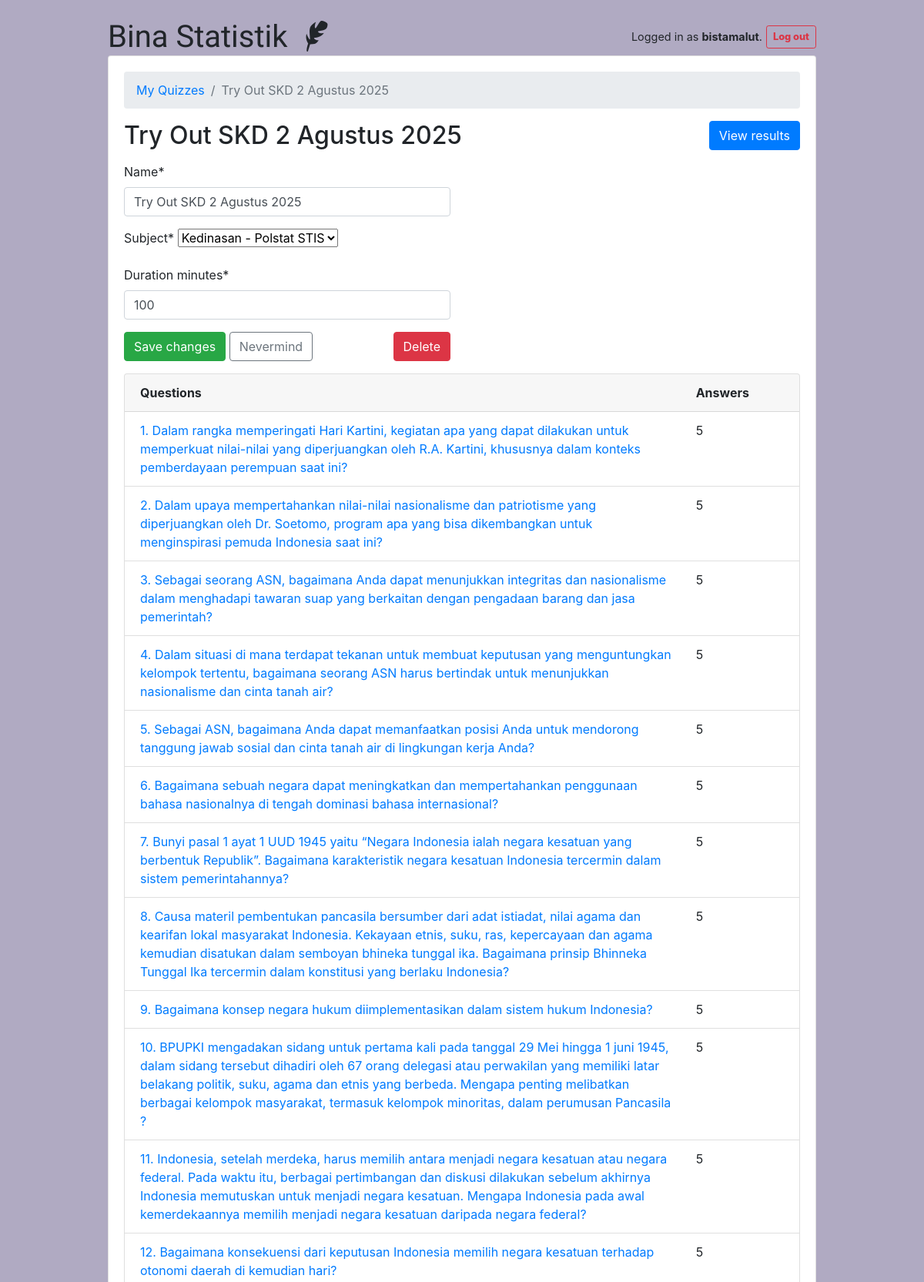
Page /teachers/quiz/11/ (signed in, upper part) on the committed database.
### classroom/models.py (models this page shows, shortened)
class User(AbstractUser):
    is_student = models.BooleanField(default=False)
    is_teacher = models.BooleanField(default=False)

class Quiz(models.Model):
    owner = models.ForeignKey(User, on_delete=models.CASCADE, related_name='quizzes')
    name = models.CharField(max_length=255)
    duration_minutes = models.PositiveIntegerField(default=10)
    subject = models.ForeignKey(Subject, on_delete=models.CASCADE, related_name='quizzes')

class Subject(models.Model):
    name = models.CharField(max_length=30)
    color = models.CharField(max_length=7, default='#007bff')
    def __str__(self):
        return self.name

class Question(models.Model):
    quiz = models.ForeignKey('Quiz', on_delete=models.CASCADE, related_name='questions')
    text = models.TextField('Question')
    image = models.ImageField(upload_to='question_images/', null=True, blank=True)  # ⬅️ Tambahkan ini
    order = models.PositiveIntegerField(default=1)

### classroom/views/teachers.py (the view, shortened to what this page needs)
# urls.py: path('quiz/<int:pk>/', teachers.QuizUpdateView.as_view(), name='quiz_change'),
@method_decorator([login_required, teacher_required], name='dispatch')
class QuizUpdateView(UpdateView):
    model = Quiz
    fields = ('name', 'subject','duration_minutes')
    context_object_name = 'quiz'
    template_name = 'classroom/teachers/quiz_change_form.html'
    def get_context_data(self, **kwargs):
        kwargs['questions'] = self.get_object().questions.annotate(answers_count=Count('answers'))
        return super().get_context_data(**kwargs)
    def get_queryset(self):
        return self.request.user.quizzes.all()

### classroom/templates/classroom/teachers/quiz_change_form.html (shortened to what this page needs)
{% extends 'base.html' %}
{% load crispy_forms_tags %}
{% block content %}
  <nav aria-label="breadcrumb">
    <ol class="breadcrumb">
      <li class="breadcrumb-item"><a href="{% url 'teachers:quiz_change_list' %}">My Quizzes</a></li>
      <li class="breadcrumb-item active" aria-current="page">{{ quiz.name }}</li>
    </ol>
  </nav>
  <h2 class="mb-3">
    {{ quiz.name }}
    <a href="{% url 'teachers:quiz_results' quiz.pk %}" class="btn btn-primary float-right">View results</a>
  </h2>
  <div class="row mb-3">
    <div class="col-md-6 col-sm-8 col-12">
      <form method="post" enctype="multipart/form-data" novalidate>
        {{ form|crispy }}
        <button type="submit" class="btn btn-success">Save changes</button>
        <a href="{% url 'teachers:quiz_change_list' %}" class="btn btn-outline-secondary" role="button">Nevermind</a>
        <a href="{% url 'teachers:quiz_delete' quiz.pk %}" class="btn btn-danger float-right">Delete</a>
      </form>
    </div>
  </div>
  <div class="card">
    <div class="card-header">
      <div class="row">
        <div class="col-10">
          <strong>Questions</strong>
        </div>
        <div class="col-2">
          <strong>Answers</strong>
        </div>
      </div>
    </div>
    <div class="list-group list-group-flush list-group-formset">
      {% for question in questions %}
        <div class="list-group-item">
          <div class="row">
            <div class="col-10">
              <a href="{% url 'teachers:question_change' quiz.pk question.pk %}">{{ question.text }}</a>
            </div>
            <div class="col-2">
              {{ question.answers_count }}
            </div>
          </div>
        </div>
      {% empty %}
        <div class="list-group-item text-center">
          <p class="text-muted font-italic mb-0">You haven't created any questions yet. Go ahead and <a href="{% url 'teachers:question_add' quiz.pk %}">add the first question</a>.</p>
        </div>
      {% endfor %}
    </div>
  </div>
{% endblock %}

### templates/base.html (shortened to what this page needs)
{% load static %}<!doctype html>
<html lang="en">
  <head>
    <link rel="stylesheet" href="https://maxcdn.bootstrapcdn.com/bootstrap/4.0.0/css/bootstrap.min.css">
    <link rel="stylesheet" type="text/css" href="{% static 'vendor/fontello-2f186091/css/fontello.css' %}">
    <link rel="stylesheet" type="text/css" href="{% static 'css/app.css' %}">
    {% if user.is_authenticated and user.is_teacher %}
      <link rel="stylesheet" type="text/css" href="{% static 'css/teachers.css' %}">
    {% else %}
      <link rel="stylesheet" type="text/css" href="{% static 'css/students.css' %}">
    {% endif %}
  </head>
  <body>
    <div class="container my-4">
      <div class="row justify-content-center">
        <div class="col-md-10 col-sm-14">
          <div class="row align-items-center">
            <div class="col-6 d-flex align-items-center">
              <h1 class="logo mb-0">
                <a href="{% url 'home' %}">
                  Bina Statistik
                  {% if user.is_authenticated %}
                    {% if user.is_teacher %}
                      <span class="icon-feather" data-toggle="tooltip" data-placement="right" title="Teacher profile"></span>
                    {% else %}
                      <span class="icon-graduation-cap" data-toggle="tooltip" data-placement="right" title="Student profile"></span>
                    {% endif %}
                  {% endif %}
                </a>
              </h1>
            </div>
            <div class="col-6 d-flex justify-content-end align-items-center">
              {% if user.is_authenticated %}
                <div class="d-flex align-items-center gap-5" style="font-size: 0.9rem;">
                  <span style="margin-right: 5px;">Logged in as <strong>{{ user.username }}</strong>.</span>
                  <form method="POST" action="{% url 'logout' %}">
                    <button type="submit" class="btn btn-outline-danger btn-sm px-2.5 py-1" style="font-size: 0.8rem;font-weight: 800;">
                      Log out
                    </button>
                  </form>
                </div>
              {% else %}
                <a href="{% url 'login' %}" class="btn btn-light me-2" style="margin-right: 5px;">Log in</a>
                <a href="{% url 'signup' %}" class="btn btn-primary">Sign up</a>
              {% endif %}
            </div>
          </div>
          <div class="card mb-3">
            <div class="card-body">
              {% block content %}
              {% endblock %}
            </div>
          </div>
        </div>
      </div>
    </div>
  </body>
</html>

### static/css/app.css (style rules this page uses)
.logo { font-family: 'Clicker Script', cursive; }
.logo a { color: #212529; text-decoration: none; }

### static/css/teachers.css (style rules this page uses)
body { background-color: #b0aac2; }

### rows in the picture
User: username "bistamalut"
Quiz: name "Try Out SKD 2 Agustus 2025", subject "Kedinasan - Polstat STIS", duration_minutes "100"
Question: text "1. Dalam rangka memperingati Hari Kartini, kegiatan apa yang dapat dilakukan untuk memperkuat nilai-nilai yang diperjuangkan oleh R.A. Kartini, khususnya dalam konteks pemberdayaan perempuan saat ini?", answers_count "5"
Question: text "2. Dalam upaya mempertahankan nilai-nilai nasionalisme dan patriotisme yang diperjuangkan oleh Dr. Soetomo, program apa yang bisa dikembangkan untuk menginspirasi pemuda Indonesia saat ini?", answers_count "5"
Question: text "3. Sebagai seorang ASN, bagaimana Anda dapat menunjukkan integritas dan nasionalisme dalam menghadapi tawaran suap yang berkaitan dengan pengadaan barang dan jasa pemerintah?", answers_count "5"
Question: text "4. Dalam situasi di mana terdapat tekanan untuk membuat keputusan yang menguntungkan kelompok tertentu, bagaimana seorang ASN harus bertindak untuk menunjukkan nasionalisme dan cinta tanah air?", answers_count "5"
Question: text "5. Sebagai ASN, bagaimana Anda dapat memanfaatkan posisi Anda untuk mendorong tanggung jawab sosial dan cinta tanah air di lingkungan kerja Anda?", answers_count "5"
Question: text "6. Bagaimana sebuah negara dapat meningkatkan dan mempertahankan penggunaan bahasa nasionalnya di tengah dominasi bahasa internasional?", answers_count "5"
Question: text "7. Bunyi pasal 1 ayat 1 UUD 1945 yaitu “Negara Indonesia ialah negara kesatuan yang berbentuk Republik”. Bagaimana karakteristik negara kesatuan Indonesia tercermin dalam sistem pemerintahannya?", answers_count "5"
Question: text "8. Causa materil pembentukan pancasila bersumber dari adat istiadat, nilai agama dan kearifan lokal masyarakat Indonesia. Kekayaan etnis, suku, ras, kepercayaan dan agama kemudian disatukan dalam semboyan bhineka tunggal ika. Bagaimana prinsip Bhinneka Tunggal Ika tercermin dalam konstitusi yang berlaku Indonesia?", answers_count "5"
Question: text "9. Bagaimana konsep negara hukum diimplementasikan dalam sistem hukum Indonesia?", answers_count "5"
Question: text "10. BPUPKI mengadakan sidang untuk pertama kali pada tanggal 29 Mei hingga 1 juni 1945, dalam sidang tersebut dihadiri oleh 67 orang delegasi atau perwakilan yang memiliki latar belakang politik, suku, agama dan etnis yang berbeda. Mengapa penting melibatkan berbagai kelompok masyarakat, termasuk kelompok minoritas, dalam perumusan Pancasila ?", answers_count "5"
Question: text "11. Indonesia, setelah merdeka, harus memilih antara menjadi negara kesatuan atau negara federal. Pada waktu itu, berbagai pertimbangan dan diskusi dilakukan sebelum akhirnya Indonesia memutuskan untuk menjadi negara kesatuan. Mengapa Indonesia pada awal kemerdekaannya memilih menjadi negara kesatuan daripada negara federal?", answers_count "5"
Question: text "12. Bagaimana konsekuensi dari keputusan Indonesia memilih negara kesatuan terhadap otonomi daerah di kemudian hari?", answers_count "5"
